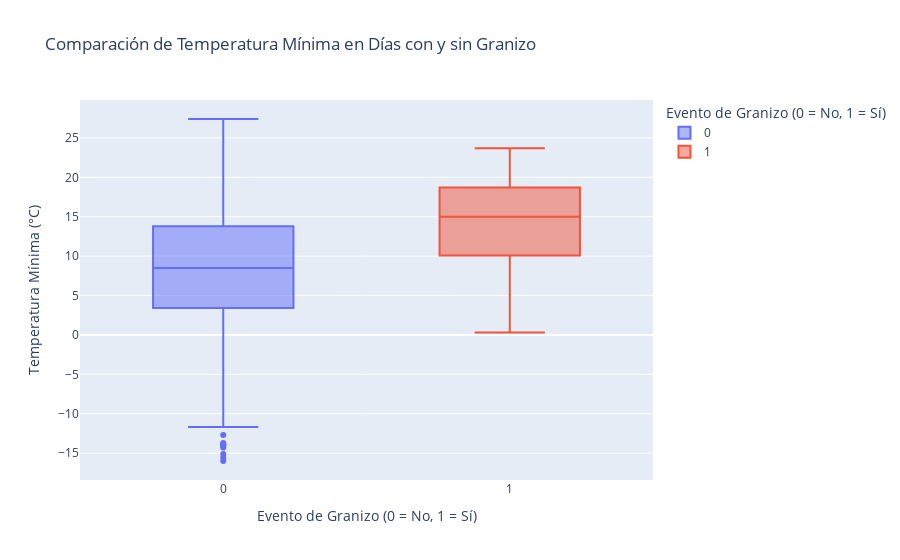

Notebook code for this chart:
### Code cell
# Comparamos la distribución de la Temperatura Mínima (TMIN) en días CON y SIN granizo.

fig_tmin = px.box(
    df,
    x='granizo',
    y='TMIN',
    color='granizo',
    title='Comparación de Temperatura Mínima en Días con y sin Granizo',
    labels={
        "granizo": "Evento de Granizo (0 = No, 1 = Sí)",
        "TMIN": "Temperatura Mínima (°C)"
    },
    # points='all'
)

fig_tmin.show()

# Para guardarlo
# fig_tmin.write_html("../reports/figures/boxplot_tmin_vs_granizo.html")

### Figure 1 — Plotly figure (JSON) as saved in the notebook; plotly's stock layout.template omitted (floating-point values rounded to 4 significant figures; data arrays with more than 128 entries replaced by an {"elided": "..."} marker saying what was removed)
{"data": [{"alignmentgroup": "True", "hovertemplate": "Evento de Granizo (0 = No, 1 = Sí)=%{x}<br>Temperatura Mínima (°C)=%{y}<extra></extra>", "legendgroup": "0", "marker": {"color": "#636efa"}, "name": "0", "notched": false, "offsetgroup": "0", "orientation": "v", "showlegend": true, "type": "box", "x": {"elided": "37304 int values"}, "x0": " ", "xaxis": "x", "y": {"elided": "37304 float values"}, "y0": " ", "yaxis": "y"}, {"alignmentgroup": "True", "hovertemplate": "Evento de Granizo (0 = No, 1 = Sí)=%{x}<br>Temperatura Mínima (°C)=%{y}<extra></extra>", "legendgroup": "1", "marker": {"color": "#EF553B"}, "name": "1", "notched": false, "offsetgroup": "1", "orientation": "v", "showlegend": true, "type": "box", "x": [1, 1, 1, 1, 1, 1, 1, 1, 1, 1, 1, 1, 1, 1, 1, 1, 1, 1, 1, 1, 1, 1, 1, 1, 1, 1, 1, 1, 1, 1, 1, 1, 1, 1, 1, 1, 1, 1, 1, 1, 1, 1, 1, 1, 1, 1, 1, 1, 1, 1, 1, 1, 1, 1, 1, 1, 1, 1, 1, 1, 1, 1, 1, 1, 1, 1, 1, 1, 1, 1, 1, 1, 1, 1, 1, 1, 1, 1, 1, 1, 1, 1, 1, 1, 1, 1, 1, 1, 1, 1, 1, 1, 1, 1, 1], "x0": " ", "xaxis": "x", "y": [17.0, 20.6, 15.9, 16.7, 14.5, 15.9, 19.4, 8.5, 20.8, 19.1, 8.0, 18.7, 17.6, 8.5, 13.2, 19.1, 8.5, 21.1, 8.5, 23.7, 8.5, 12.2, 17.1, 9.2, 7.7, 8.0, 11.8, 18.7, 10.8, 13.8, 15.6, 10.0, 13.0, 14.1, 13.3, 23.4, 14.8, 8.5, 22.2, 15.6, 14.8, 16.7, 17.1, 19.8, 19.8, 8.5, 14.3, 17.0, 21.0, 13.8, 12.6, 13.6, 8.5, 8.5, 8.5, 6.7, 8.9, 10.6, 10.5, 15.0, 10.5, 13.6, 9.2, 17.2, 18.0, 17.5, 22.7, 8.5, 14.4, 20.3, 13.6, 16.0, 15.6, 2.8, 10.3, 18.7, 21.9, 20.0, 17.2, 21.8, 22.0, 20.5, 15.3, 18.2, 22.6, 8.5, 11.2, 8.5, 20.1, 0.3, 16.6, 15.1, 8.5, 22.9, 21.2], "y0": " ", "yaxis": "y"}], "layout": {"boxmode": "overlay", "legend": {"title": {"text": "Evento de Granizo (0 = No, 1 = Sí)"}, "tracegroupgap": 0}, "title": {"text": "Comparación de Temperatura Mínima en Días con y sin Granizo"}, "xaxis": {"anchor": "y", "categoryarray": [0, 1], "categoryorder": "array", "domain": [0, 1], "title": {"text": "Evento de Granizo (0 = No, 1 = Sí)"}}, "yaxis": {"anchor": "x", "domain": [0, 1], "title": {"text": "Temperatura Mínima (°C)"}}}}
